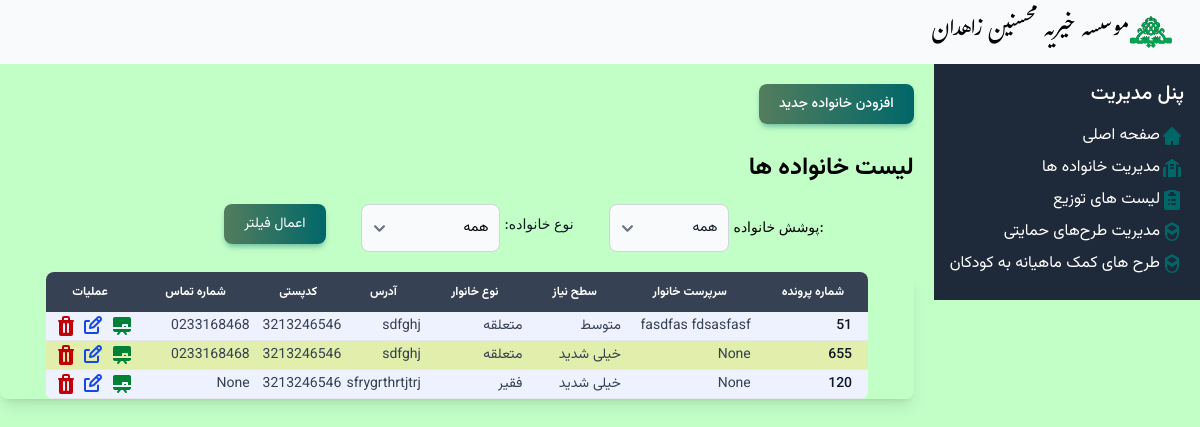
/families/, run on the app's committed database.
### Mohsenin/models.py (models this page shows, shortened)
class Family(models.Model):
    doc_code = models.IntegerField('شماره پرونده')
    need_level = models.IntegerField('سطح نیاز', default=1, choices=NEED_LEVEL_CHOICE)
    family_type = models.ForeignKey(Family_Type, verbose_name='نوع نیازمندی', on_delete=models.SET_NULL, null=True, blank=True)
    guardian = models.ForeignKey('Person', verbose_name='سرپرست خانوار', on_delete=models.SET_NULL, related_name='guardianship', null=True)
    address = models.CharField('آدرس',max_length=255)
    contact_number = models.CharField('شماره تماس',max_length=15, blank=True, null=True)
    postal_code = models.CharField('کدپستی',max_length=10, blank=True, null= True)
    distlist = models.ForeignKey(Dist, verbose_name='لیست توزیع',on_delete=models.SET_NULL, null=True, related_name='families')
    is_active = models.BooleanField('تحت پوشش',default=True, choices=SUPPORTING_CHOICE)

class Person(models.Model):
    family = models.ForeignKey(Family, related_name='members', verbose_name='خانواده', on_delete=models.CASCADE)
    first_name = models.CharField('نام',max_length=50)
    last_name = models.CharField('نام خانوادگی',max_length=50)
    father_name = models.CharField('نام پدر', max_length=50)
    national_id = models.CharField('شماره ملی', max_length=10)
    birth_date = models.DateField('تاریخ تولد') #TODO: USE django-jalali
    is_orphan = models.BooleanField('یتیم', choices=YES_NO_CHOICE)
    is_active = models.BooleanField('تحت پوشش', default=True, choices=SUPPORTING_CHOICE)
    def __str__(self):
        return self.first_name + " " +self.last_name

class Family_Type(models.Model):
    name = models.CharField(max_length=30)
    def __str__(self):
        return self.name

### Mohsenin/Views/familyviews.py (the view)
# urls.py: path('families/', familyviews.FamilyListView.as_view(), name='family_list'),
class FamilyListView(ListView):
    model = Family
    template_name = 'Family/family_list.html'
    context_object_name = 'families'
    def get_queryset(self):
        queryset = super().get_queryset()
        active_filter = self.request.GET.get('active_filter')
        if active_filter == 'active':
            queryset = queryset.filter(is_active=True)
        elif active_filter == 'not_active':
            queryset = queryset.filter(is_active=False)
        elif active_filter is None:
            queryset = queryset.filter(is_active=True)
        family_type = self.request.GET.get('family_type')
        if family_type and family_type != 'all':
            queryset = queryset.filter(family_type=family_type)
        return queryset
    def get_context_data(self, **kwargs):
        context = super().get_context_data(**kwargs)
        queries = Family_Type.objects.all()
        family_type_dict = {}
        for query in queries:
            count = 1
            family_type_dict[query.name] = count
            count += 1
        context["family_type"] = family_type_dict
        return context

### Mohsenin/templates/Family/family_list.html (shortened to what this page needs)
{% extends "base.html" %}
{% block content %}
<div class="py-5 vazir-medium no-print">
    <button type="button"
        class="custom-button text-white font-medium rounded-lg text-sm px-5 py-2.5 text-center me-2 mb-2"><a
            href="{% url 'family_create' %}">افزودن خانواده جدید</a></button>
</div>
<h2 class="vazir-bold text-2xl">لیست خانواده ها</h2>
<div class="size-16 py-5">
    <form method="get" action="{% url 'family_list' %}" id="filter-form" class="flex-options">
        <div class="labels">
            <div class="lable">
                <label for="active-filter" class="text-sm font-medium">:پوشش خانواده</label>
            </div>
            <div class="one-select">
                <select name="active_filter" id="active-filter"
                    class="bg-gray-50 border border-gray-300 text-gray-900 text-sm rounded-lg focus:ring-blue-500 focus:border-blue-500 block w-full p-2.5 dark:bg-gray-700 dark:border-gray-600 dark:placeholder-gray-400 dark:text-white dark:focus:ring-blue-500 dark:focus:border-blue-500 vazir-normal">
                    <option value="all" {% if request.GET.active_filter == 'all' %} selected {% endif %}>همه</option>
                </select>
            </div>
        </div>
        <div class="labels">
            <div class="lable">
                <label for="family-type" class="block mb-2 text-sm font-medium text-gray-900">نوع خانواده:</label>
            </div>
            <div class="one-select">
                <select name="family_type" id="family-type"
                    class="bg-gray-50 border border-gray-300  text-sm rounded-lg focus:ring-blue-500 focus:border-blue-500 block w-full p-2.5 dark:bg-gray-700 dark:border-gray-600 dark:placeholder-gray-400 dark:text-white dark:focus:ring-blue-500 dark:focus:border-blue-500 vazir-normal">
                    <option value="all" {% if request.GET.family_type == 'all' %} selected {% endif %}>همه</option>
                </select>
            </div>
        </div>
        <button type="submit"
            class="custom-button confirm-filter text-white bg-gradient-to-r from-green-400 via-green-500 to-green-600 hover:bg-gradient-to-br focus:ring-4 focus:outline-none focus:ring-green-300 dark:focus:ring-green-800 shadow-lg shadow-green-500/50 dark:shadow-lg dark:shadow-green-800/80 font-medium rounded-lg text-sm px-5 py-2.5 me-2 mb-2 vazir-normal">اعمال
            فیلتر</button>
    </form>
</div>
<div class="relative overflow-x-auto shadow-lg sm:rounded-lg border-none border-gray-700">
    <table style="width: 90%;margin: auto;"
        class="w-full text-sm rtl:text-right text-gray-700 bg-white rounded-lg overflow-hidden">
        <thead class="text-xs text-gray-700 uppercase bg-gray-700 text-white">
            <tr class='vazir-semibold'>
                <th scope="col" class="px-6 py-3 text-end">شماره پرونده</th>
                <th scope="col" class="px-6 py-3 text-right">سرپرست خانوار</th>
                <th scope="col" class="px-6 py-3 text-right">سطح نیاز</th>
                <th scope="col" class="px-6 py-3 text-right">نوع خانوار</th>
                <th scope="col" class="px-6 py-3 text-right">آدرس </th>
                <th scope="col" class="px-6 py-3 text-right">کدپستی</th>
                <th scope="col" class="px-6 py-3 text-right">شماره تماس</th>
                <th scope="col" class="px-6 py-3 text-center no-print">عملیات</th>
            </tr>
        </thead>
        <tbody>
            {% for family in families %}
            <tr
                class="{% if forloop.counter|divisibleby:2 %}bg-white{% else %}bg-indigo-50{% endif %} border-b border-gray-200 hover:bg-gray-50 vazir-normal">
                <th scope="row" class="px-4 py-1 font-medium text-gray-900 whitespace-nowrap ">{{ family.doc_code }}
                </th>
                <td>{{ family.guardian }}</td>
                <td>{{ family.get_need_level_display }}</td>
                <td>{{ family.family_type }}</td>
                <td>{{ family.address }}</td>
                <td>{{ family.postal_code}}</td>
                <td>{{ family.contact_number }}</td>
                <td class="no-print">
                    <div class="flex space-x-1">
                        <a href="{% url 'family_detail' family.pk %}" class="text-green-700 text-sm">
                        </a>
                        <a href="{% url 'family_update' family.pk %}" class="text-blue-700 text-sm">
                        </a>
                        <a href="{% url 'family_deactivate' family.pk %}" class="text-red-700 text-sm">
                        </a>
                    </div>
                </td>
            </tr>
            {% endfor %}
        </tbody>
    </table>
</div>
{% endblock %}

### static/css/style.css (style rules this page uses)
body { -webkit-print-color-adjust:exact !important; print-color-adjust:exact !important; background: #C2FFC7; }
.custom-button { background-image: linear-gradient(to right, #537D5D, #006769); box-shadow: 0 0px 1px -3px rgba(83, 125, 93, 0.5), 0 4px 6px -2px rgba(0, 103, 105, 0.5); }
tr:nth-child(even) { background: #ddeb9dda; }
.flex-options { display: flex; margin-right: 90px; gap: 35px; }
.flex-options select { width: 100%; }
.one-select { display: flex; gap: 30px; }
.lable { flex-direction: column; margin-top: 10px; }
.labels { display: flex; gap: 5px; }

### data on the page
Family: doc_code "51", guardian "fasdfas fdsasfasf", need_level "متوسط", family_type "متعلقه", address "sdfghj", postal_code "3213246546", contact_number "0233168468"
Family: doc_code "655", guardian "None", need_level "خیلی شدید", family_type "متعلقه", address "sdfghj", postal_code "3213246546", contact_number "0233168468"
Family: doc_code "120", guardian "None", need_level "خیلی شدید", family_type "فقیر", address "sfrygrthrtjtrj", postal_code "3213246546", contact_number "None"
